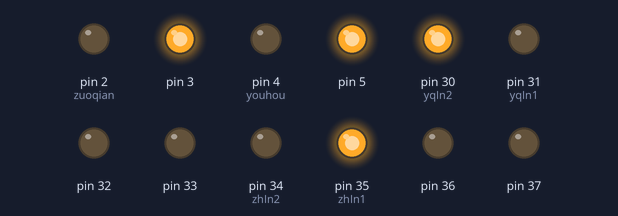
Bench run of a sketch on a simulated Arduino Mega 2560, built with avr-gcc and run on an emulated ATmega2560. Shown: output pins drawn as LEDs (lit = HIGH). At 0.0 s the program stops and its outputs stay as they are.

Above: at 0.1 s.
Timing chart, 0 to 1.5 s (numbered marks = the images above):
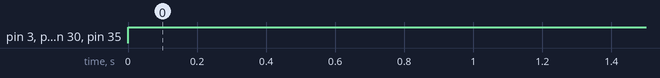

The sketch:

test.ino
```cpp
#define zuoqian 2      //左前轮使能
#define zuohou 3      //左后轮使能
#define youhou 4     //右后轮使能
#define youqian 5     //右前轮使能、
#define zqIn1 37
#define zqIn2 36
#define zhIn1 35
#define zhIn2 34
#define yhIn1 33
#define yhIn2 32
#define yqIn1 31
#define yqIn2 30

void forward()
{
    analogWrite(5,255);
    digitalWrite(yqIn1,LOW);
    digitalWrite(yqIn2,HIGH);
    analogWrite(3,255);
    digitalWrite(zhIn1,HIGH);
    digitalWrite(zhIn2,LOW);
    analogWrite(zuoqian,LOW);
    analogWrite(youhou,LOW);
}
void setup() {

    pinMode(A15,INPUT);
    pinMode(A14,INPUT);
    pinMode(A13,INPUT); //  15 14 13
    pinMode(A12,INPUT); //7          6
    pinMode(A11,INPUT); //8          5
    pinMode(A10,INPUT); //9          4
    pinMode(A9,INPUT);  //  12 11 10
    pinMode(A8,INPUT);
    pinMode(A7,INPUT);
    pinMode(A6,INPUT);
    pinMode(A5,INPUT);
    pinMode(A4,INPUT);

    pinMode(2,OUTPUT);
    pinMode(3,OUTPUT);
    pinMode(4,OUTPUT);
    pinMode(5,OUTPUT);
    pinMode(37,OUTPUT);
    pinMode(36,OUTPUT);
    pinMode(35,OUTPUT);
    pinMode(34,OUTPUT);
    pinMode(33,OUTPUT);
    pinMode(32,OUTPUT);
    pinMode(31,OUTPUT);
    pinMode(30,OUTPUT);
}

void loop() {
  while(1){
    forward();
  }
}
```

Measured:
- by itself, pin 3, pin 5, pin 30 (yqIn2), pin 35 (zhIn1): LOW → HIGH at 0.00 s
